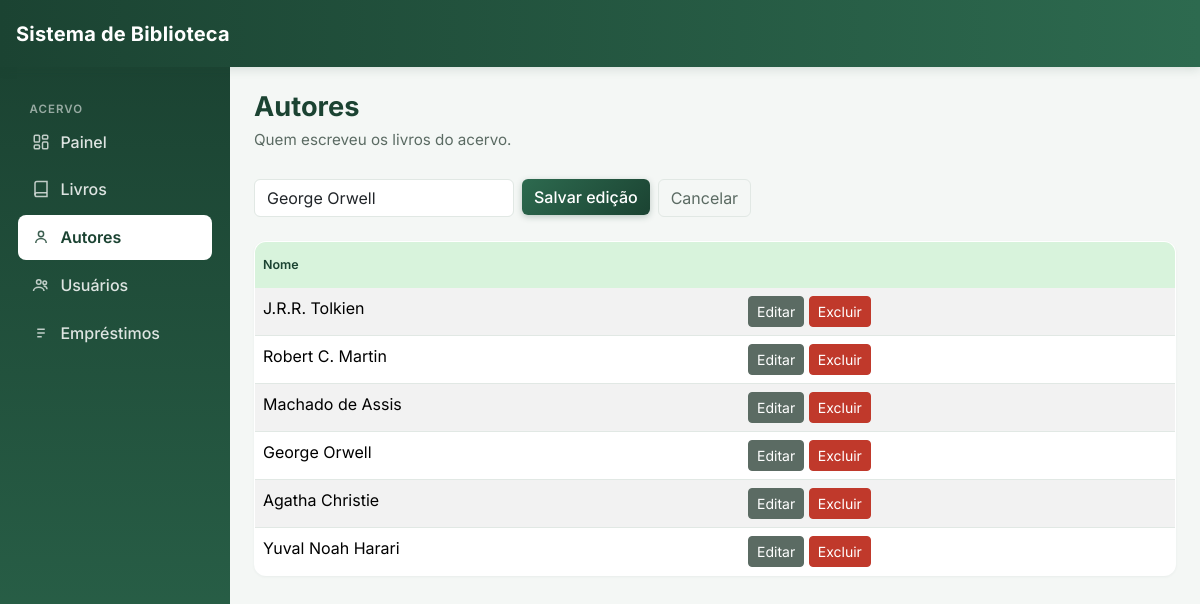
Screenshot of /pages/autores.php?editar=4 with the database file from the repository.
### tables this page shows
CREATE TABLE autores (
    id INT AUTO_INCREMENT PRIMARY KEY,
    nome VARCHAR(120) NOT NULL
);

### includes/funcoes.php (called while the page is built, shortened)
<?php
function listarDados($conexao, $tabela) {
    return mysqli_query($conexao, "SELECT * FROM $tabela");
}
function buscarPorId($conexao, $tabela, $id) {
    $stmt = mysqli_prepare($conexao, "SELECT * FROM $tabela WHERE id = ?");
    mysqli_stmt_bind_param($stmt, "i", $id);
    mysqli_stmt_execute($stmt);
    return mysqli_fetch_assoc(mysqli_stmt_get_result($stmt));
}

### pages/autores.php (the view, shortened to what this page needs)
<?php
require_once __DIR__ . '/../includes/conexao.php';
require_once __DIR__ . '/../includes/funcoes.php';
$autorEditando = null;
if (isset($_GET['editar'])) {
    $autorEditando = buscarPorId($conexao, 'autores', (int)$_GET['editar']);
}
$autores = listarDados($conexao, 'autores');
require_once __DIR__ . '/../includes/header.php';
require_once __DIR__ . '/../includes/sidebar.php';
?>
<div class="container-fluid p-4">
  <h1>Autores</h1>
  <p class="subtitulo">Quem escreveu os livros do acervo.</p>
  <form method="POST" class="row g-2 mb-4">
    <div class="col-auto">
      <input type="text" name="nome" class="form-control" placeholder="Nome do autor"
             value="<?= htmlspecialchars($autorEditando['nome'] ?? '') ?>" required>
    </div>
    <div class="col-auto">
      <button class="btn btn-primary"><?= $autorEditando ? 'Salvar edição' : 'Adicionar' ?></button>
    </div>
    <?php if ($autorEditando): ?>
      <div class="col-auto">
        <a href="autores.php" class="btn btn-outline-secondary">Cancelar</a>
      </div>
    <?php endif; ?>
  </form>
  <?php if (mysqli_num_rows($autores) === 0): ?>
    <p class="text-muted">Nenhum autor cadastrado ainda.</p>
  <?php else: ?>
  <table class="table table-striped">
    <thead><tr><th>Nome</th><th></th></tr></thead>
    <tbody>
      <?php while ($autor = mysqli_fetch_assoc($autores)): ?>
      <tr>
        <td><?= htmlspecialchars($autor['nome']) ?></td>
        <td>
          <a href="?editar=<?= $autor['id'] ?>" class="btn btn-sm btn-secondary">Editar</a>
          <a href="?excluir=<?= $autor['id'] ?>" class="btn btn-sm btn-danger"
             onclick="return confirm('Excluir este autor? Essa ação não pode ser desfeita.')">Excluir</a>
        </td>
      </tr>
      <?php endwhile; ?>
    </tbody>
  </table>
  <?php endif; ?>
</div>
<?php require_once __DIR__ . '/../includes/footer.php'; ?>

### assets/css/estilo.css (style rules this page uses)
:root { --primary: #1B4332; --primary-mid: #2D6A4F; --primary-light: #40916C; --accent-soft: #D8F3DC; --bg: #F4F7F5; --border: #E1E8E4; --text: #1B1F1D; --text-muted: #5B6B63; --danger: #C0392B; --danger-soft: #FBEAE8; --success: #2D6A4F; }
body { background: var(--bg); color: var(--text); font-family: 'Inter', system-ui, sans-serif; }
h1 { font-size: 1.7rem; font-weight: 700; margin-bottom: 0.3rem; color: var(--primary); }
.subtitulo { color: var(--text-muted); margin-bottom: 1.75rem; font-size: 0.95rem; }
.btn-primary { background: linear-gradient(135deg, var(--primary-mid), var(--primary)); border: none; font-weight: 500; box-shadow: 0 2px 6px rgba(27, 67, 50, 0.25); }
.btn-danger { background-color: var(--danger); border-color: var(--danger); }
.btn-secondary { background-color: var(--text-muted); border-color: var(--text-muted); }
.btn-outline-secondary { color: var(--text-muted); border-color: var(--border); }
.form-control, .form-select { border-color: var(--border); }
.table { background: #fff; border: 1px solid var(--border); border-radius: 12px; overflow: hidden; box-shadow: 0 1px 3px rgba(27, 67, 50, 0.05); }
.table thead th { font-size: 0.78rem; font-weight: 600; color: var(--primary); background: var(--accent-soft); border-bottom: none !important; padding-top: 0.85rem; padding-bottom: 0.85rem; }

### rows the page displays
autores: nome "George Orwell"
autores: nome "J.R.R. Tolkien"
autores: nome "Robert C. Martin"
autores: nome "Machado de Assis"
autores: nome "Agatha Christie"
autores: nome "Yuval Noah Harari"
